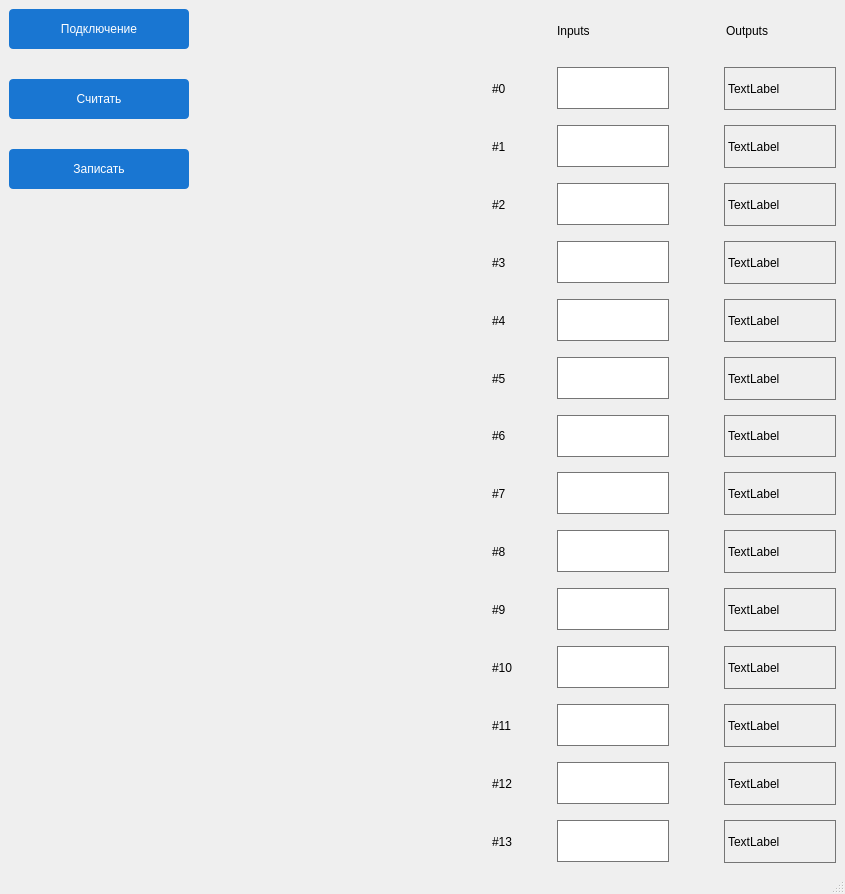
<?xml version="1.0" encoding="UTF-8"?>
<ui version="4.0">
 <class>MainWindow</class>
 <widget class="QMainWindow" name="MainWindow">
  <property name="geometry">
   <rect>
    <x>0</x>
    <y>0</y>
    <width>845</width>
    <height>894</height>
   </rect>
  </property>
  <property name="windowTitle">
   <string>MainWindow</string>
  </property>
  <widget class="QWidget" name="centralwidget">
   <property name="styleSheet">
    <string notr="true">QPushButton {
    border-radius: 4px;
	background-color: rgb(25, 118, 210);
    min-width: 180px;
	min-height: 40px;
	
	
	color: rgb(255, 255, 255);

	font: 14pt &quot;MS Shell Dlg 2&quot;;
}
QPushButton:hovered {
background-color: rgb(21, 101, 192);
}
QPushButton:pressed {
	background-color: rgb(30, 136, 229);
}

QLabel{
border: 1px solid #757575;
min-width: 110px;
min-height: 30px;

font: 10pt &quot;MS Shell Dlg 2&quot;;
}
QLineEdit {
border: 1px solid #757575;
min-width: 110px;
min-height: 40px;
font: 10pt &quot;MS Shell Dlg 2&quot;;
}</string>
   </property>
   <layout class="QHBoxLayout" name="horizontalLayout_16">
    <item>
     <layout class="QVBoxLayout" name="verticalLayout">
      <property name="spacing">
       <number>30</number>
      </property>
      <item>
       <widget class="QPushButton" name="button_connect">
        <property name="text">
         <string>Подключение</string>
        </property>
       </widget>
      </item>
      <item>
       <widget class="QPushButton" name="button_read">
        <property name="text">
         <string>Считать</string>
        </property>
       </widget>
      </item>
      <item>
       <widget class="QPushButton" name="button_write">
        <property name="text">
         <string>Записать</string>
        </property>
       </widget>
      </item>
      <item>
       <spacer name="verticalSpacer">
        <property name="orientation">
         <enum>Qt::Vertical</enum>
        </property>
        <property name="sizeHint" stdset="0">
         <size>
          <width>20</width>
          <height>40</height>
         </size>
        </property>
       </spacer>
      </item>
     </layout>
    </item>
    <item>
     <spacer name="horizontalSpacer">
      <property name="orientation">
       <enum>Qt::Horizontal</enum>
      </property>
      <property name="sizeHint" stdset="0">
       <size>
        <width>40</width>
        <height>20</height>
       </size>
      </property>
     </spacer>
    </item>
    <item>
     <layout class="QVBoxLayout" name="verticalLayout_2">
      <property name="spacing">
       <number>15</number>
      </property>
      <item>
       <layout class="QHBoxLayout" name="horizontalLayout_15">
        <item>
         <widget class="QLabel" name="label_17">
          <property name="styleSheet">
           <string notr="true">QLabel {
border: 0px;
min-width:50px;
max-width:50px;
}</string>
          </property>
          <property name="text">
           <string/>
          </property>
         </widget>
        </item>
        <item>
         <widget class="QLabel" name="label_15">
          <property name="styleSheet">
           <string notr="true">QLabel{
border: 0px;
	font: 75 12pt &quot;MS Shell Dlg 2&quot;;
}</string>
          </property>
          <property name="text">
           <string>Inputs</string>
          </property>
         </widget>
        </item>
        <item>
         <spacer name="horizontalSpacer_16">
          <property name="orientation">
           <enum>Qt::Horizontal</enum>
          </property>
          <property name="sizeHint" stdset="0">
           <size>
            <width>40</width>
            <height>20</height>
           </size>
          </property>
         </spacer>
        </item>
        <item>
         <widget class="QLabel" name="label_16">
          <property name="styleSheet">
           <string notr="true">QLabel{
border: 0px;
	font: 75 12pt &quot;MS Shell Dlg 2&quot;;
}</string>
          </property>
          <property name="text">
           <string>Outputs</string>
          </property>
         </widget>
        </item>
       </layout>
      </item>
      <item>
       <layout class="QHBoxLayout" name="horizontalLayout_14">
        <item>
         <widget class="QLabel" name="label">
          <property name="styleSheet">
           <string notr="true">QLabel {
border: 0px;
min-width:50px;
}</string>
          </property>
          <property name="text">
           <string>#0</string>
          </property>
         </widget>
        </item>
        <item>
         <widget class="QLineEdit" name="input_0"/>
        </item>
        <item>
         <spacer name="horizontalSpacer_5">
          <property name="orientation">
           <enum>Qt::Horizontal</enum>
          </property>
          <property name="sizeHint" stdset="0">
           <size>
            <width>40</width>
            <height>20</height>
           </size>
          </property>
         </spacer>
        </item>
        <item>
         <widget class="QLabel" name="output_0">
          <property name="text">
           <string>TextLabel</string>
          </property>
         </widget>
        </item>
       </layout>
      </item>
      <item>
       <layout class="QHBoxLayout" name="horizontalLayout_13">
        <item>
         <widget class="QLabel" name="label_2">
          <property name="styleSheet">
           <string notr="true">QLabel {
border: 0px;
min-width:50px;
}</string>
          </property>
          <property name="text">
           <string>#1</string>
          </property>
         </widget>
        </item>
        <item>
         <widget class="QLineEdit" name="input_1"/>
        </item>
        <item>
         <spacer name="horizontalSpacer_4">
          <property name="orientation">
           <enum>Qt::Horizontal</enum>
          </property>
          <property name="sizeHint" stdset="0">
           <size>
            <width>40</width>
            <height>20</height>
           </size>
          </property>
         </spacer>
        </item>
        <item>
         <widget class="QLabel" name="output_1">
          <property name="text">
           <string>TextLabel</string>
          </property>
         </widget>
        </item>
       </layout>
      </item>
      <item>
       <layout class="QHBoxLayout" name="horizontalLayout_12">
        <item>
         <widget class="QLabel" name="label_3">
          <property name="styleSheet">
           <string notr="true">QLabel {
border: 0px;
min-width:50px;
}</string>
          </property>
          <property name="text">
           <string>#2</string>
          </property>
         </widget>
        </item>
        <item>
         <widget class="QLineEdit" name="input_2"/>
        </item>
        <item>
         <spacer name="horizontalSpacer_3">
          <property name="orientation">
           <enum>Qt::Horizontal</enum>
          </property>
          <property name="sizeHint" stdset="0">
           <size>
            <width>40</width>
            <height>20</height>
           </size>
          </property>
         </spacer>
        </item>
        <item>
         <widget class="QLabel" name="output_2">
          <property name="text">
           <string>TextLabel</string>
          </property>
         </widget>
        </item>
       </layout>
      </item>
      <item>
       <layout class="QHBoxLayout" name="horizontalLayout_11">
        <item>
         <widget class="QLabel" name="label_4">
          <property name="styleSheet">
           <string notr="true">QLabel {
border: 0px;
min-width:50px;
}</string>
          </property>
          <property name="text">
           <string>#3</string>
          </property>
         </widget>
        </item>
        <item>
         <widget class="QLineEdit" name="input_3"/>
        </item>
        <item>
         <spacer name="horizontalSpacer_2">
          <property name="orientation">
           <enum>Qt::Horizontal</enum>
          </property>
          <property name="sizeHint" stdset="0">
           <size>
            <width>40</width>
            <height>20</height>
           </size>
          </property>
         </spacer>
        </item>
        <item>
         <widget class="QLabel" name="output_3">
          <property name="text">
           <string>TextLabel</string>
          </property>
         </widget>
        </item>
       </layout>
      </item>
      <item>
       <layout class="QHBoxLayout" name="horizontalLayout_10">
        <item>
         <widget class="QLabel" name="label_5">
          <property name="styleSheet">
           <string notr="true">QLabel {
border: 0px;
min-width:50px;
}</string>
          </property>
          <property name="text">
           <string>#4</string>
          </property>
         </widget>
        </item>
        <item>
         <widget class="QLineEdit" name="input_4"/>
        </item>
        <item>
         <spacer name="horizontalSpacer_6">
          <property name="orientation">
           <enum>Qt::Horizontal</enum>
          </property>
          <property name="sizeHint" stdset="0">
           <size>
            <width>40</width>
            <height>20</height>
           </size>
          </property>
         </spacer>
        </item>
        <item>
         <widget class="QLabel" name="output_4">
          <property name="text">
           <string>TextLabel</string>
          </property>
         </widget>
        </item>
       </layout>
      </item>
      <item>
       <layout class="QHBoxLayout" name="horizontalLayout_9">
        <item>
         <widget class="QLabel" name="label_6">
          <property name="styleSheet">
           <string notr="true">QLabel {
border: 0px;
min-width:50px;
}</string>
          </property>
          <property name="text">
           <string>#5</string>
          </property>
         </widget>
        </item>
        <item>
         <widget class="QLineEdit" name="input_5"/>
        </item>
        <item>
         <spacer name="horizontalSpacer_7">
          <property name="orientation">
           <enum>Qt::Horizontal</enum>
          </property>
          <property name="sizeHint" stdset="0">
           <size>
            <width>40</width>
            <height>20</height>
           </size>
          </property>
         </spacer>
        </item>
        <item>
         <widget class="QLabel" name="output_5">
          <property name="text">
           <string>TextLabel</string>
          </property>
         </widget>
        </item>
       </layout>
      </item>
      <item>
       <layout class="QHBoxLayout" name="horizontalLayout_8">
        <item>
         <widget class="QLabel" name="label_7">
          <property name="styleSheet">
           <string notr="true">QLabel {
border: 0px;
min-width:50px;
}</string>
          </property>
          <property name="text">
           <string>#6</string>
          </property>
         </widget>
        </item>
        <item>
         <widget class="QLineEdit" name="input_6"/>
        </item>
        <item>
         <spacer name="horizontalSpacer_8">
          <property name="orientation">
           <enum>Qt::Horizontal</enum>
          </property>
          <property name="sizeHint" stdset="0">
           <size>
            <width>40</width>
            <height>20</height>
           </size>
          </property>
         </spacer>
        </item>
        <item>
         <widget class="QLabel" name="output_6">
          <property name="text">
           <string>TextLabel</string>
          </property>
         </widget>
        </item>
       </layout>
      </item>
      <item>
       <layout class="QHBoxLayout" name="horizontalLayout_7">
        <item>
         <widget class="QLabel" name="label_8">
          <property name="styleSheet">
           <string notr="true">QLabel {
border: 0px;
min-width:50px;
}</string>
          </property>
          <property name="text">
           <string>#7</string>
          </property>
         </widget>
        </item>
        <item>
         <widget class="QLineEdit" name="input_7"/>
        </item>
        <item>
         <spacer name="horizontalSpacer_9">
          <property name="orientation">
           <enum>Qt::Horizontal</enum>
          </property>
          <property name="sizeHint" stdset="0">
           <size>
            <width>40</width>
            <height>20</height>
           </size>
          </property>
         </spacer>
        </item>
        <item>
         <widget class="QLabel" name="output_7">
          <property name="text">
           <string>TextLabel</string>
          </property>
         </widget>
        </item>
       </layout>
      </item>
      <item>
       <layout class="QHBoxLayout" name="horizontalLayout_6">
        <item>
         <widget class="QLabel" name="label_9">
          <property name="styleSheet">
           <string notr="true">QLabel {
border: 0px;
min-width:50px;
}</string>
          </property>
          <property name="text">
           <string>#8</string>
          </property>
         </widget>
        </item>
        <item>
         <widget class="QLineEdit" name="input_8"/>
        </item>
        <item>
         <spacer name="horizontalSpacer_10">
          <property name="orientation">
           <enum>Qt::Horizontal</enum>
          </property>
          <property name="sizeHint" stdset="0">
           <size>
            <width>40</width>
            <height>20</height>
           </size>
          </property>
         </spacer>
        </item>
        <item>
         <widget class="QLabel" name="output_8">
          <property name="text">
           <string>TextLabel</string>
          </property>
         </widget>
        </item>
       </layout>
      </item>
      <item>
       <layout class="QHBoxLayout" name="horizontalLayout_5">
        <item>
         <widget class="QLabel" name="label_10">
          <property name="styleSheet">
           <string notr="true">QLabel {
border: 0px;
min-width:50px;
}</string>
          </property>
          <property name="text">
           <string>#9</string>
          </property>
         </widget>
        </item>
        <item>
         <widget class="QLineEdit" name="input_9"/>
        </item>
        <item>
         <spacer name="horizontalSpacer_11">
          <property name="orientation">
           <enum>Qt::Horizontal</enum>
          </property>
          <property name="sizeHint" stdset="0">
           <size>
            <width>40</width>
            <height>20</height>
           </size>
          </property>
         </spacer>
        </item>
        <item>
         <widget class="QLabel" name="output_9">
          <property name="text">
           <string>TextLabel</string>
          </property>
         </widget>
        </item>
       </layout>
      </item>
      <item>
       <layout class="QHBoxLayout" name="horizontalLayout_4">
        <item>
         <widget class="QLabel" name="label_11">
          <property name="styleSheet">
           <string notr="true">QLabel {
border: 0px;
min-width:50px;
}</string>
          </property>
          <property name="text">
           <string>#10</string>
          </property>
         </widget>
        </item>
        <item>
         <widget class="QLineEdit" name="input_10"/>
        </item>
        <item>
         <spacer name="horizontalSpacer_12">
          <property name="orientation">
           <enum>Qt::Horizontal</enum>
          </property>
          <property name="sizeHint" stdset="0">
           <size>
            <width>40</width>
            <height>20</height>
           </size>
          </property>
         </spacer>
        </item>
        <item>
         <widget class="QLabel" name="output_10">
          <property name="text">
           <string>TextLabel</string>
          </property>
         </widget>
        </item>
       </layout>
      </item>
      <item>
       <layout class="QHBoxLayout" name="horizontalLayout_3">
        <item>
         <widget class="QLabel" name="label_12">
          <property name="styleSheet">
           <string notr="true">QLabel {
border: 0px;
min-width:50px;
}</string>
          </property>
          <property name="text">
           <string>#11</string>
          </property>
         </widget>
        </item>
        <item>
         <widget class="QLineEdit" name="input_11"/>
        </item>
        <item>
         <spacer name="horizontalSpacer_13">
          <property name="orientation">
           <enum>Qt::Horizontal</enum>
          </property>
          <property name="sizeHint" stdset="0">
           <size>
            <width>40</width>
            <height>20</height>
           </size>
          </property>
         </spacer>
        </item>
        <item>
         <widget class="QLabel" name="output_11">
          <property name="text">
           <string>TextLabel</string>
          </property>
         </widget>
        </item>
       </layout>
      </item>
      <item>
       <layout class="QHBoxLayout" name="horizontalLayout_2">
        <item>
         <widget class="QLabel" name="label_13">
          <property name="styleSheet">
           <string notr="true">QLabel {
border: 0px;
min-width:50px;
}</string>
          </property>
          <property name="text">
           <string>#12</string>
          </property>
         </widget>
        </item>
        <item>
         <widget class="QLineEdit" name="input_12"/>
        </item>
        <item>
         <spacer name="horizontalSpacer_14">
          <property name="orientation">
           <enum>Qt::Horizontal</enum>
          </property>
          <property name="sizeHint" stdset="0">
           <size>
            <width>40</width>
            <height>20</height>
           </size>
          </property>
         </spacer>
        </item>
        <item>
         <widget class="QLabel" name="output_12">
          <property name="text">
           <string>TextLabel</string>
          </property>
         </widget>
        </item>
       </layout>
      </item>
      <item>
       <layout class="QHBoxLayout" name="horizontalLayout">
        <item>
         <widget class="QLabel" name="label_14">
          <property name="styleSheet">
           <string notr="true">QLabel {
border: 0px;
min-width:50px;
}</string>
          </property>
          <property name="text">
           <string>#13</string>
          </property>
         </widget>
        </item>
        <item>
         <widget class="QLineEdit" name="input_13"/>
        </item>
        <item>
         <spacer name="horizontalSpacer_15">
          <property name="orientation">
           <enum>Qt::Horizontal</enum>
          </property>
          <property name="sizeHint" stdset="0">
           <size>
            <width>40</width>
            <height>20</height>
           </size>
          </property>
         </spacer>
        </item>
        <item>
         <widget class="QLabel" name="output_13">
          <property name="text">
           <string>TextLabel</string>
          </property>
         </widget>
        </item>
       </layout>
      </item>
     </layout>
    </item>
   </layout>
  </widget>
  <widget class="QMenuBar" name="menubar">
   <property name="geometry">
    <rect>
     <x>0</x>
     <y>0</y>
     <width>845</width>
     <height>25</height>
    </rect>
   </property>
  </widget>
  <widget class="QStatusBar" name="statusbar"/>
 </widget>
 <resources/>
 <connections/>
</ui>
